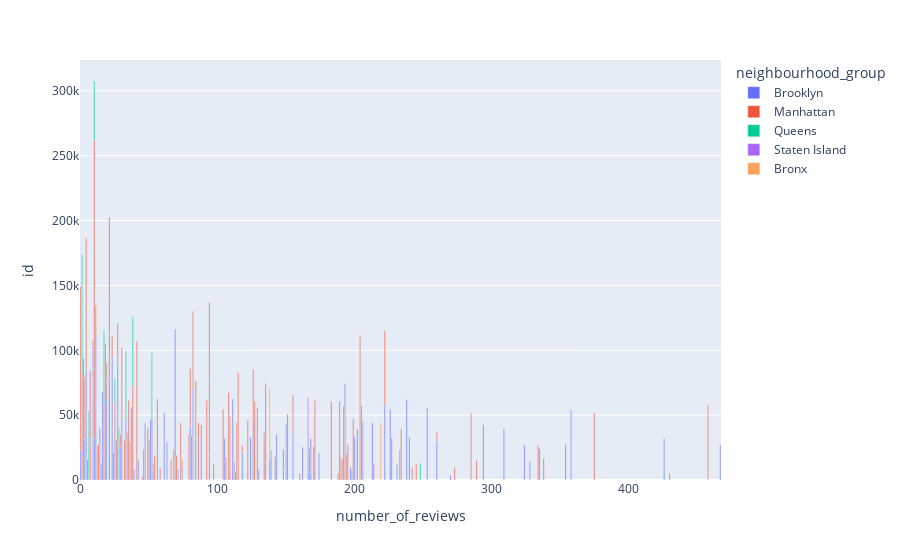

Notebook source saved alongside this figure:
### Code cell
# the data print id,neighbourhood column show
fig=px.bar(Air,x='number_of_reviews',y='id',color='neighbourhood_group',)
fig.show()

### Figure 1 — Plotly figure (JSON) as saved in the notebook; plotly's stock layout.template omitted (floating-point values rounded to 4 significant figures)
{"data": [{"alignmentgroup": "True", "hovertemplate": "neighbourhood_group=Brooklyn<br>number_of_reviews=%{x}<br>id=%{y}<extra></extra>", "legendgroup": "Brooklyn", "marker": {"color": "#636efa", "pattern": {"shape": ""}}, "name": "Brooklyn", "offsetgroup": "Brooklyn", "orientation": "v", "showlegend": true, "textposition": "auto", "type": "bar", "x": [9, 270, 49, 167, 148, 198, 53, 9, 130, 39, 71, 88, 19, 197, 74, 168, 0, 231, 0, 15, 25, 11, 61, 11, 135, 112, 82, 328, 105, 138, 42, 143, 27, 4, 148, 105, 143, 61, 16, 25, 61, 174, 24, 166, 16, 21, 168, 118, 139, 233, 335, 88, 162, 29, 19, 19, 467, 324, 354, 16, 9, 9, 63, 260, 193, 2, 426, 227, 84, 3, 10, 4, 124, 11, 240, 200, 27, 9, 155, 4, 27, 23, 202, 309, 14, 80, 294, 150, 47, 193, 213, 206, 33, 52, 126, 51, 30, 151, 11, 358, 226, 253, 23, 82, 37, 69, 222, 21, 69, 238, 111], "xaxis": "x", "y": [2539, 3831, 5121, 5803, 6848, 7097, 7726, 7801, 8024, 8025, 8110, 8490, 8505, 9782, 10452, 10962, 11452, 11708, 11943, 12299, 12303, 12627, 12940, 13050, 13394, 13808, 14290, 14314, 14377, 15338, 15385, 16326, 16338, 16458, 16595, 17747, 18590, 18764, 19282, 19601, 19812, 20611, 20724, 20734, 20755, 20853, 20913, 21293, 22911, 23135, 24143, 24285, 25235, 25406, 26012, 26520, 26785, 26969, 27531, 27659, 28321, 28396, 29013, 29628, 30031, 31902, 31994, 32023, 32037, 32100, 32289, 32331, 32965, 32969, 33009, 33223, 34760, 36121, 36133, 36442, 36934, 38663, 39282, 39704, 40039, 41348, 42580, 42729, 43957, 44161, 44229, 45556, 45940, 46544, 46723, 46911, 47362, 50447, 53196, 54158, 54508, 55467, 55498, 55959, 55982, 56525, 57297, 58062, 59642, 62095, 62430], "yaxis": "y"}, {"alignmentgroup": "True", "hovertemplate": "neighbourhood_group=Manhattan<br>number_of_reviews=%{x}<br>id=%{y}<extra></extra>", "legendgroup": "Manhattan", "marker": {"color": "#EF553B", "pattern": {"shape": ""}}, "name": "Manhattan", "offsetgroup": "Manhattan", "orientation": "v", "showlegend": true, "textposition": "auto", "type": "bar", "x": [45, 0, 9, 74, 430, 118, 160, 53, 188, 113, 27, 260, 0, 0, 58, 108, 29, 242, 88, 273, 214, 245, 81, 97, 73, 19, 19, 289, 21, 5, 66, 191, 338, 106, 190, 49, 23, 49, 21, 142, 167, 54, 70, 94, 194, 2, 81, 1, 30, 11, 68, 46, 170, 334, 12, 7, 38, 27, 115, 195, 13, 25, 21, 36, 155, 73, 32, 50, 26, 30, 79, 34, 134, 126, 234, 4, 2, 84, 114, 86, 80, 38, 18, 122, 199, 3, 41, 109, 0, 285, 375, 10, 10, 0, 104, 204, 115, 129, 204, 192, 205, 94, 7, 108, 222, 458, 17, 41, 18, 82, 94, 10, 183, 189, 1, 127, 4, 135, 21, 35, 10, 171, 92, 56], "xaxis": "x", "y": [2595, 3647, 5022, 5099, 5178, 5203, 5238, 5295, 5441, 6021, 6090, 7322, 7750, 8700, 9357, 9518, 9657, 9668, 9704, 9783, 12048, 12192, 12318, 12343, 14287, 14322, 14991, 15220, 15341, 15396, 15711, 16421, 16580, 16821, 16974, 17037, 17092, 17693, 18127, 18152, 18728, 19159, 19169, 19319, 20299, 20300, 21456, 21644, 21794, 22918, 23501, 23686, 25696, 26362, 26559, 26933, 26954, 27006, 27385, 27644, 27759, 27883, 28907, 29012, 29455, 29683, 30927, 31130, 31555, 33014, 35526, 36647, 36703, 38638, 39267, 40453, 41513, 44212, 44221, 44288, 44506, 45393, 45542, 45936, 47199, 47370, 47926, 48719, 51438, 51485, 51572, 53137, 54453, 54466, 54544, 54860, 55668, 55737, 56467, 56859, 57468, 57618, 57740, 57754, 57874, 58059, 58467, 59014, 59709, 59855, 60164, 60457, 60611, 60666, 60673, 60680, 60794, 60948, 61167, 61224, 61406, 61492, 61509, 62427], "yaxis": "y"}, {"alignmentgroup": "True", "hovertemplate": "neighbourhood_group=Queens<br>number_of_reviews=%{x}<br>id=%{y}<extra></extra>", "legendgroup": "Queens", "marker": {"color": "#00cc96", "pattern": {"shape": ""}}, "name": "Queens", "offsetgroup": "Queens", "orientation": "v", "showlegend": true, "textposition": "auto", "type": "bar", "x": [248, 25, 1, 28, 10, 52, 33, 6, 38, 17, 1], "xaxis": "x", "y": [12937, 18198, 32363, 39593, 45910, 51850, 53469, 53470, 53477, 57166, 59121], "yaxis": "y"}, {"alignmentgroup": "True", "hovertemplate": "neighbourhood_group=Staten Island<br>number_of_reviews=%{x}<br>id=%{y}<extra></extra>", "legendgroup": "Staten Island", "marker": {"color": "#ab63fa", "pattern": {"shape": ""}}, "name": "Staten Island", "offsetgroup": "Staten Island", "orientation": "v", "showlegend": true, "textposition": "auto", "type": "bar", "x": [166], "xaxis": "x", "y": [42882], "yaxis": "y"}, {"alignmentgroup": "True", "hovertemplate": "neighbourhood_group=Bronx<br>number_of_reviews=%{x}<br>id=%{y}<extra></extra>", "legendgroup": "Bronx", "marker": {"color": "#FFA15A", "pattern": {"shape": ""}}, "name": "Bronx", "offsetgroup": "Bronx", "orientation": "v", "showlegend": true, "textposition": "auto", "type": "bar", "x": [219, 138], "xaxis": "x", "y": [44096, 54626], "yaxis": "y"}], "layout": {"barmode": "relative", "legend": {"title": {"text": "neighbourhood_group"}, "tracegroupgap": 0}, "margin": {"t": 60}, "xaxis": {"anchor": "y", "domain": [0, 1], "title": {"text": "number_of_reviews"}}, "yaxis": {"anchor": "x", "domain": [0, 1], "title": {"text": "id"}}}}
